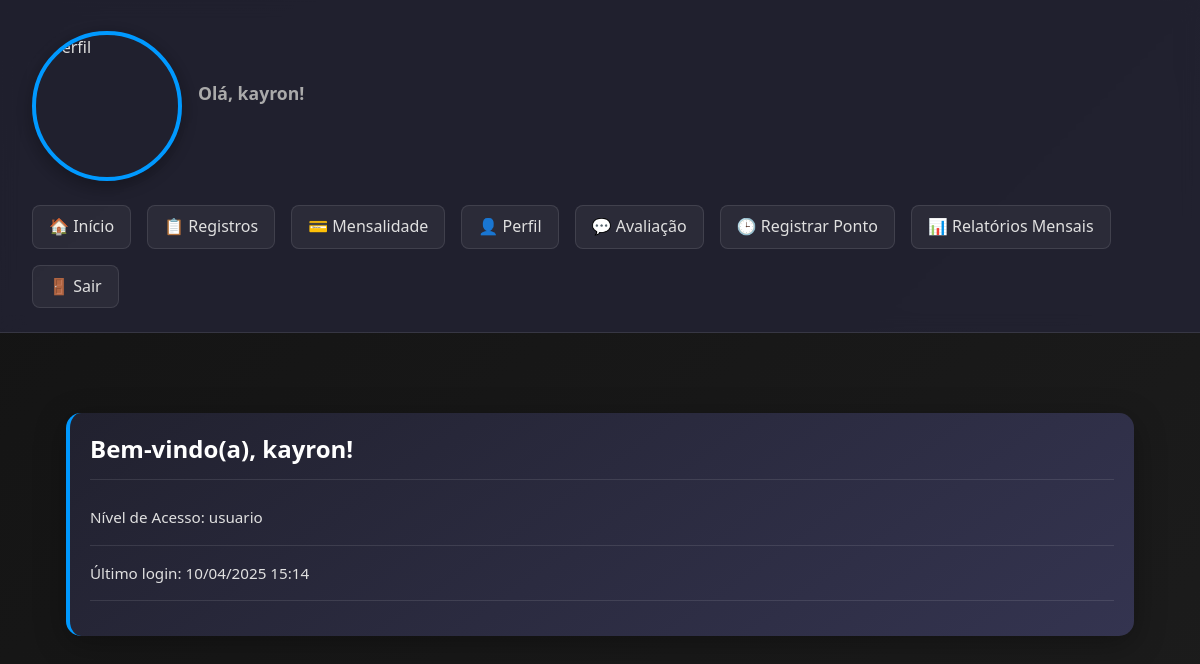
Page /dashboard.php (signed in) on the committed database.
### tables this page shows
CREATE TABLE `usuarios` (
  `id` int(11) NOT NULL,
  `email` varchar(255) NOT NULL,
  `senha` varchar(255) NOT NULL,
  `nome` varchar(255) NOT NULL,
  `foto` varchar(255) DEFAULT NULL,
  `ativo` tinyint(1) DEFAULT 1,
  `tipo` enum('admin','admin2','usuario') NOT NULL DEFAULT 'usuario',
  `nivel_acesso` varchar(20) DEFAULT 'usuario',
  `ultimo_login` datetime DEFAULT NULL,
  `carga_mensal` int(11) DEFAULT 240,
  `carga_mensal_minutos` int(11) DEFAULT 2400
);

### dashboard.php (the view, shortened to what this page needs)
<?php
require_once 'conexao.php';
$usuario_id = $_SESSION['usuario_id'];
$sql = "SELECT nome, nivel_acesso, ultimo_login FROM usuarios WHERE id = ?";
$stmt = $conn->prepare($sql);
$stmt->bind_param("i", $usuario_id);
$stmt->execute();
$result = $stmt->get_result();
$usuario = $result->fetch_assoc();
?>
<!DOCTYPE html>
<html lang="pt-BR">
<head>
    <link rel="stylesheet" href="estilo-base.css">
    <link rel="stylesheet" href="https://cdnjs.cloudflare.com/ajax/libs/font-awesome/6.0.0/css/all.min.css">
</head>
<body>
    <?php include 'header.php'; ?>
    <div class="container-principal">
        <div class="welcome-card">
            <h2>Bem-vindo(a), <?php echo htmlspecialchars($usuario['nome']); ?>!</h2>
            <p>Nível de Acesso: <?php echo htmlspecialchars($usuario['nivel_acesso']); ?></p>
            <?php if ($usuario['ultimo_login']): ?>
                <p>Último login: <?php echo date('d/m/Y H:i', strtotime($usuario['ultimo_login'])); ?></p>
            <?php endif; ?>
        </div>
    </div>
</body>
</html>

### estilo-base.css (style rules this page uses)
:root { --cor-primaria: #00ff88; --cor-secundaria: #00cc66; --cor-fundo: #1e1e2f; --cor-fundo-secundaria: #2c2c3e; --cor-texto: #e0e0e0; --cor-texto-secundaria: #bbb; --sombra-padrao: 0 8px 20px rgba(0, 0, 0, 0.5); }
* { margin: 0; padding: 0; box-sizing: border-box; -webkit-tap-highlight-color: transparent; }
body { font-family: 'Roboto', sans-serif; background: linear-gradient(120deg, var(--cor-fundo), #1c1c1c); color: var(--cor-texto); line-height: 1.6; min-height: 100vh; }
.container-principal { width: min(92%, 1100px); margin: 0 auto; padding: clamp(12px, 2.5vw, 25px); }
h2 { font-size: clamp(1.3rem, 3vw, 1.8rem); }

### mensalidade-ui.css (style rules this page uses)
:root { --primary: #0099ff; --primary-dark: #0055ff; --secondary: #242435; --dark: #1c1c1c; --darker: #131313; --light: #f5f5f5; --success: #00ff88; --success-dark: #00cc6a; --text: #e0e0e0; --text-muted: #aaaaaa; }
* { box-sizing: border-box; margin: 0; padding: 0; }
body { font-family: 'Roboto', sans-serif; background: linear-gradient(135deg, var(--darker), var(--dark)); color: var(--text); min-height: 100vh; padding: 0; margin: 0; line-height: 1.6; }

### perfil.css (style rules this page uses)
body { font-family: 'Segoe UI', Roboto, sans-serif; background: linear-gradient(135deg, #131313, #1c1c1c); color: #e0e0e0; margin: 0; padding: 0; min-height: 100vh; }
h2 { color: white !important; font-size: 24px; margin-bottom: 25px !important; display: flex; align-items: center; gap: 10px; padding-bottom: 15px; border-bottom: 1px solid rgba(255, 255, 255, 0.1); }
p { margin-bottom: 15px !important; padding-bottom: 15px; border-bottom: 1px solid rgba(255, 255, 255, 0.1); display: flex; align-items: center; }

### dashboard.php (style rules this page uses)
:root { --primary-color: #0099ff; --secondary-color: #0055ff; --gradient: linear-gradient(130deg, #131313, #1c1c1c); --gradient-primary: linear-gradient(45deg, #0099ff, #0055ff); --gradient-dark: linear-gradient(130deg, #0a0a0a, #131313); --text-color: #e0e0e0; --light-text: #6c757d; --background-color: #131313; --card-bg: rgba(36, 36, 53, 0.8); --card-shadow: 0 8px 32px rgba(0, 0, 0, 0.3); --transition: all 0.4s cubic-bezier(0.4, 0, 0.2, 1); --success-color: #00ff88; --error-color: #ff4444; --glass-bg: rgba(255, 255, 255, 0.05); --glass-border: rgba(255, 255, 255, 0.1); }
* { margin: 0; padding: 0; box-sizing: border-box; -webkit-tap-highlight-color: transparent; }
body { background: var(--gradient); color: var(--text-color); font-family: 'Roboto', sans-serif; line-height: 1.6; margin: 0; padding: 0; min-height: 100vh; overflow-x: hidden; }
.container-principal { max-width: 1200px; margin: 0 auto; padding: 1rem; padding-top: 80px; }
.welcome-card { background: linear-gradient(145deg, var(--card-bg), #343450); border-radius: 15px; padding: 20px; margin-bottom: 20px; box-shadow: var(--card-shadow); border-left: 4px solid var(--primary-color); }
.welcome-card h2 { color: var(--primary-color); margin-bottom: 15px; font-size: 1.5rem; line-height: 1.3; }
.welcome-card p { margin: 8px 0; color: var(--text-color); font-size: 0.95rem; }

### header.php (style rules this page uses)
:root { --primary-color: #0099ff; --secondary-color: #0055ff; --gradient: linear-gradient(130deg, #131313, #1c1c1c); --gradient-primary: linear-gradient(45deg, #0099ff, #0055ff); --gradient-dark: linear-gradient(130deg, #0a0a0a, #131313); --text-color: #e0e0e0; --light-text: #6c757d; --background-color: #131313; --card-bg: rgba(36, 36, 53, 0.8); --card-shadow: 0 8px 32px rgba(0, 0, 0, 0.3); --transition: all 0.4s cubic-bezier(0.4, 0, 0.2, 1); --success-color: #00ff88; --error-color: #ff4444; --glass-bg: rgba(255, 255, 255, 0.05); --glass-border: rgba(255, 255, 255, 0.1); }

### rows in the picture
usuarios: nome "kayron", nivel_acesso "usuario", ultimo_login "10/04/2025 15:14"

### other values in the picture
$_SESSION['nome'] "kayron"
